Frame 1 (no input): blank canvas, image omitted
Frame 60 (the mouse pressed at the canvas centre just before this capture): blank canvas, image omitted
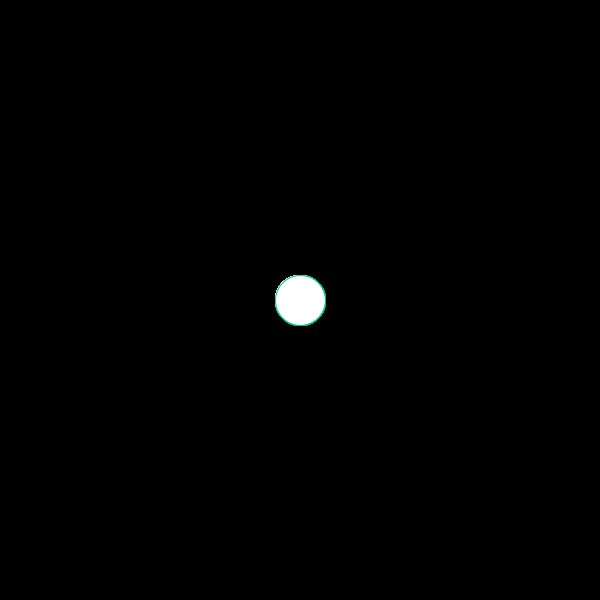
Frame 120 (the mouse held since frame 60 and released just before this capture)

The Processing sketch whose frames 1 and 60 were blank and that drew this single picture after the mouse press (run headless with seeded random() and noise(); from frame 60 on, the mouse is pressed at the canvas centre):

// Processing sketch: processing_156756
// ── processing_156756.pde

int diameter = 50;
int divisor = 20;

void setup() {
  size(600, 600);
  background(0);
  
}

void draw() {
  smooth();
  stroke(4, 196, 129);
  fill(64, 143, 255);
  for(int i = height/divisor; i < height; i += height/divisor){
    for(int x = width/divisor; x < width; x += width/divisor){
      if (dist(mouseX, mouseY, x, i) < diameter / 2){
      
        fill(0);
                if(mouseX > 200) {
            fill(255);
      } 
          if(mouseX>400) {
              fill(64, 143, 255);
          }
        ellipse(x, i, diameter, diameter);
        


    }
  
}
  }
}
